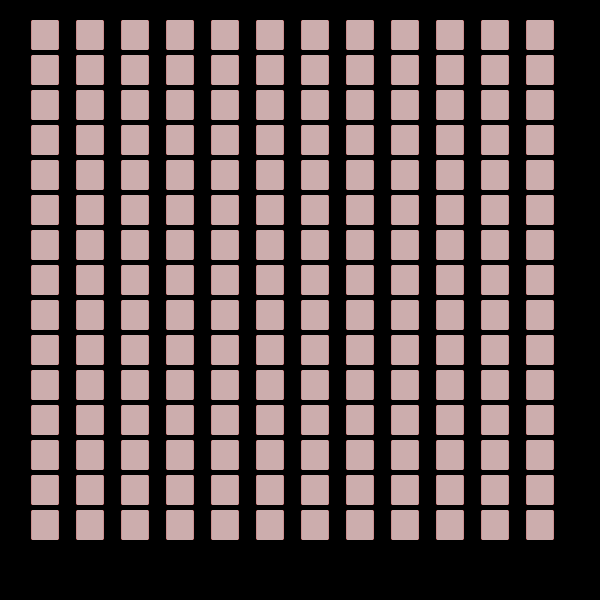
Frame 1 (no input)
Frame 60 (the mouse pressed at the canvas centre just before this capture): identical to frame 1, image omitted
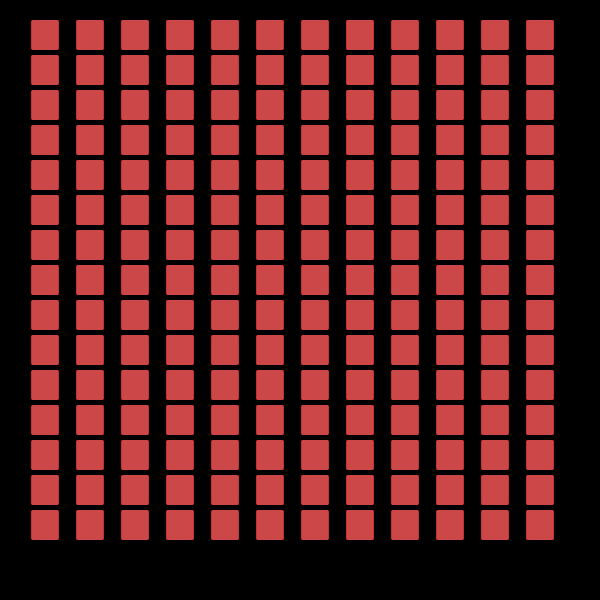
Frame 120 (the mouse held since frame 60 and released just before this capture)

The Processing sketch that drew these frames (run headless with seeded random() and noise(); from frame 60 on, the mouse is pressed at the canvas centre):

// Processing sketch: processing_168601
// ── processing_168601.pde

int grid = 45;
float H=0;
float S =0;
int B =80;

void setup() {
  size(600, 600);
  colorMode(HSB, 360, 100, 100, 1.0);
  rectMode(CENTER);
  smooth();
}

void draw() {
  S= map(mouseY, 0, height, 0, 100);
  background(0);
  for (int x=grid; x<=width-grid; x+=grid) {
    for (int y=grid-10; y<=height-grid-10; y+=grid-10) {
      for (int i=10; i>0; i--) {
        noStroke();
        fill(H, S+i*15, B);
        rect(x, y, 27,30, 2);
      }
    }
  }

  //  for (int x2=grid; x2<=width-grid-60; x2+=grid) {
  //    for (int y2=grid-30; y2<=height-grid; y2+=grid-30) {
  //      noStroke();
  //      fill(237, 214, 120);
  //      rect(x2+40, y2+5, 31, 29, 3);
  //    }
  //  }
}

void mousePressed() {//when mouse is pressed the sketch redraws
  if (mousePressed == true) {//when mouse is pressed count is reset to draw over sketch
    setup();
  }
}
